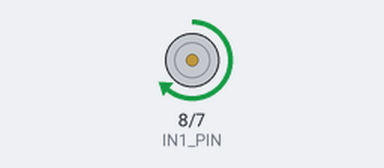
The sketch below on a simulated Arduino Uno, built with avr-gcc and run on an emulated ATmega328P. On the bench: motor-driver pin pairs drawn as motors (green arrow = first pin HIGH = forward, orange = second pin HIGH = backward, longer = more drive, scaled by the enable pin).

Above: at 1.0 s.
At 2.5 s:
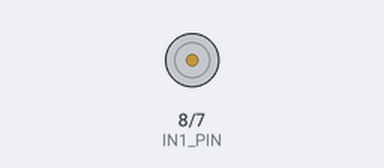
At 4.0 s:
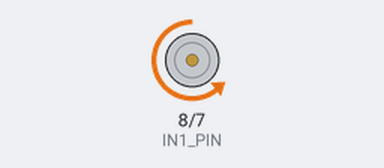
Timing chart, 0 to 7.8 s (numbered marks = the images above):
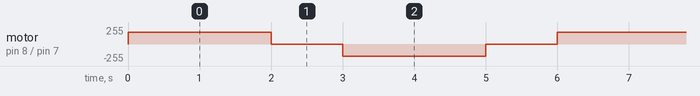

Measured:
- by itself, motor on pin 8 (IN1_PIN) / pin 7 (IN2_PIN): repeats every 6.0 s: stopped 1.0 s, backward 180/255 2.0 s, stopped 1.0 s, forward 180/255 2.0 s

The sketch:

04_Motor.ino
```cpp
// 04_Motor
// L298N/L293D 계열 모터 드라이버를 이용한 DC 모터 기본 제어 실습
// ENA: D5(PWM), IN1: D8, IN2: D7

const int ENA_PIN = 5;
const int IN1_PIN = 8;
const int IN2_PIN = 7;

void setup() {
  pinMode(ENA_PIN, OUTPUT);
  pinMode(IN1_PIN, OUTPUT);
  pinMode(IN2_PIN, OUTPUT);
}

void loop() {
  // 정회전
  digitalWrite(IN1_PIN, HIGH);
  digitalWrite(IN2_PIN, LOW);
  analogWrite(ENA_PIN, 180);
  delay(2000);

  // 정지
  analogWrite(ENA_PIN, 0);
  delay(1000);

  // 역회전
  digitalWrite(IN1_PIN, LOW);
  digitalWrite(IN2_PIN, HIGH);
  analogWrite(ENA_PIN, 180);
  delay(2000);

  // 정지
  analogWrite(ENA_PIN, 0);
  delay(1000);
}
```
